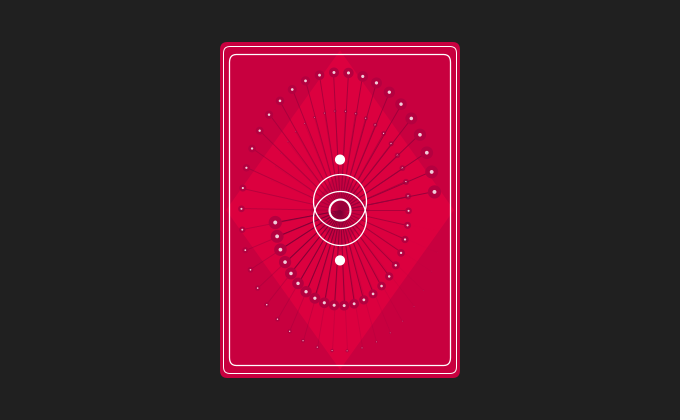
Frame 1 (no input)
Frame 60 (the mouse pressed at the canvas centre just before this capture): identical to frame 1, image omitted
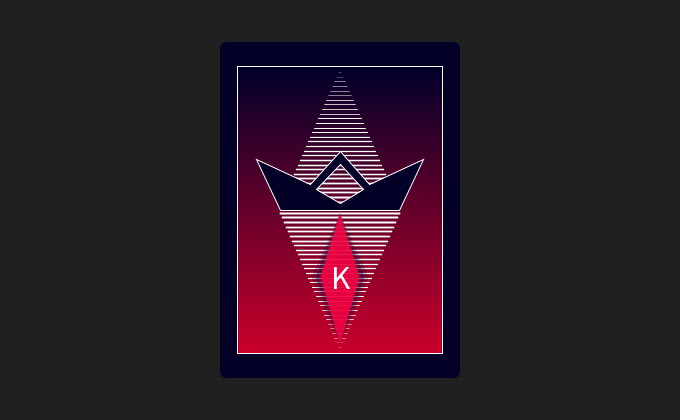
Frame 120 (the mouse held since frame 60 and released just before this capture)

The Processing sketch that drew these frames (run headless with seeded random() and noise(); from frame 60 on, the mouse is pressed at the canvas centre):

// Processing sketch: assignment_04_CardDeck
// ── assignment_04_CardDeck.pde
// If true, the value of an ace card is 11; if false,
// then the value is 1.
public final static boolean ACES_HIGH = true;

// If you want to work on the front and back of just
// one card, and to ensure that it simulates default
// proportions (2.5" x 3.5"), then comment out all of
// the Deck d lines and comment in all of the Card c
// lines.

Card c;
Deck d;

void setup() {
  //fullScreen();
  size(680, 420);
  background(64);

  // There are multiple constructors to help you build
  // the card you want.
  //c = new Card(); // Picks a random card every time.
  //c = new Card(210, 210, 50, 50); // Allows you to set custom x, y, w, h of the card.
  //c = new Card(Suit.Diamonds, Rank.King, 210, 100, 75, 150); // Specify which card you want to show up.
  c = new Card(Suit.Diamonds, Rank.King);
  
  //d = new Deck();
}

void draw() {
  background(32);

  c.draw();
  //d.draw();
}

void mousePressed() {
  c.mousePressed();
  //d.mousePressed();
}
// ── Card.pde
class Card implements Comparable<Card> {
  public String name;
  public Suit suit;
  public Rank rank;
  public Face facing;
  public float cornerRounding = 7.5, screenScale = 0.8;
  public PVector pos, scale;

  // CONSTRUCTORS
  // Multiple constructors are here to give you options when
  // creating a new card. 

  Card() {
    Rank[] ranks = Rank.values();
    Suit[] suits = Suit.values();
    this.suit = suits[int(random(suits.length))];
    this.rank = ranks[int(random(ranks.length))];
    this.facing = Face.Back;
    this.name = this.rank + " of " + this.suit;
    float shortEdge = min(width, height);
    this.pos = new PVector(width * 0.5, height * 0.5);
    // The traditional dimensions of a playing card are 2.5" x 3.5",
    // which is an aspect ratio of 1 : 1.4 or 0.7143 : 1.
    this.scale = new PVector(shortEdge * 0.714 * screenScale, shortEdge * screenScale);
  }

  Card(float x, float y, float w, float h) {
    Rank[] ranks = Rank.values();
    Suit[] suits = Suit.values();
    this.suit = suits[int(random(suits.length))];
    this.rank = ranks[int(random(ranks.length))];
    this.facing = Face.Back;
    this.name = this.rank + " of " + this.suit;
    this.pos = new PVector(x, y);
    this.scale = new PVector(w, h);
  }

  Card(Suit suit, Rank rank) {
    this.suit = suit;
    this.rank = rank;
    this.facing = Face.Back;
    this.name = this.rank + " of " + this.suit;
    this.pos = new PVector(width * 0.5, height * 0.5);
    float shortEdge = min(width, height);
    this.scale = new PVector(shortEdge * 0.714 * screenScale, shortEdge * screenScale);
  }

  Card(Suit suit, Rank rank, float x, float y, float w, float h) {
    this.suit = suit;
    this.rank = rank;
    this.facing = Face.Back;
    this.name = this.rank + " of " + this.suit;
    this.pos = new PVector(width * 0.5, height * 0.5);
    this.pos = new PVector(x, y);
    this.scale = new PVector(w, h);
  }

  // OVERRIDES

  public String toString() {
    return this.name;
  }

  // INSTANCE METHODS

  public int compareTo(Card card) {
    // First sort by suit.
    int suitComparison = this.suit.value.compareTo(card.suit.value);
    // If this card and the comparisand card are of the same suit, the function
    // compareTo() will return 0. If it returns 0, then compare the cards based
    // on rank. The function compareTo is available to the object
    // version of Integer, but not to the primitive variable int.
    if (suitComparison == 0) {
      return this.rank.value.compareTo(card.rank.value);
    } else {
      return suitComparison;
    }
  }

  public Integer compareValue(Card card) {
    return this.rank.value.compareTo(card.rank.value);
  }

  public void printComparison(Card card) {
    int i = this.compareValue(card);
    if (i <= -1) {
      println(this + " is lesser in value than " + card);
    } else if (i >= 1) {
      println(this + " is greater in value than " + card);
    } else {
      println(this + " is equal in value to " + card);
    }
  }

  public Boolean sameSuit(Card card) {
    return this.suit == card.suit;
  }

  public Boolean sameRank(Card card) {
    return this.rank == card.rank;
  }

  public Boolean sameColor(Card card) {
    return this.suit.value == card.suit.value;
  }

  public Boolean bounds() {
    return mouseX > this.pos.x - this.scale.x * 0.5 && mouseX < this.pos.x + this.scale.x * 0.5
      && mouseY > this.pos.y - this.scale.y * 0.5 && mouseY < this.pos.y + this.scale.y * 0.5;
  }

  public Boolean bounds(float x, float y) {
    return x > this.pos.x - this.scale.x * 0.5 && x < this.pos.x + this.scale.x * 0.5
      && y > this.pos.y - this.scale.y * 0.5 && y < this.pos.y + this.scale.y * 0.5;
  }

  // The ternary operator can be used to condense if-else conditions.
  // The syntax asks in effect, Is condition true? Do true case : do else case.
  // See http://alvinalexander.com/java/edu/pj/pj010018 .
  public void flip() {
    this.facing =
      this.facing == Face.Back
      ? Face.Front
      : Face.Back;
  }

  public void moveTo(PVector dest, float speed) {
    this.pos.lerp(dest, speed);
  }

  public void draw() {
    pushMatrix();
    pushStyle();
    translate(this.pos.x, this.pos.y);
    rectMode(CENTER);
    ellipseMode(RADIUS);
    if (this.facing == Face.Back) {
      drawBack();
    } else {
      drawFront();
    }
    popStyle();
    popMatrix();
  }

  public void mousePressed() {
    if (this.bounds()) {
      this.flip();
    }
  }

  private void drawBack() {
    noStroke();

    if (bounds(mouseX, mouseY)) {
      fill(235, 0, map(this.pos.x, 0, width, 0, 127));
      rect(0, 0, this.scale.x, this.scale.y, this.cornerRounding);
    } else {
      fill(200, 0, map(this.pos.y, 0, height, 0, 127));
    }
    rect(0, 0, this.scale.x, this.scale.y, this.cornerRounding);
    fill(220, 0, map(this.pos.y, 0, height, 0, 127));
    beginShape();
    vertex(-this.scale.x * 0.475, 0);
    vertex(0, -this.scale.y * 0.475);
    vertex(this.scale.x * 0.475, 0);
    vertex(0, this.scale.y * 0.475);
    beginContour();
    vertex(0, this.scale.y * 0.125);
    vertex(this.scale.x * 0.125, 0);
    vertex(0, -this.scale.y * 0.125);
    vertex(-this.scale.x * 0.125, 0);
    endContour();
    endShape(CLOSE);
    float incr = map(mouseX, 0, width, 0.15, 0.25);
    for (float theta = map(mouseY, 0, height, 0, QUARTER_PI); theta < TWO_PI; theta += incr) {
      float radius = this.scale.x * 0.0045 * theta;
      float cos1 = map(cos(theta), -1, 1, (-this.scale.x * 0.425) + radius, (this.scale.x * 0.425) - radius);
      float sin1 = map(sin(theta), -1, 1, (-this.scale.y * 0.425) + radius, (this.scale.y * 0.425) - radius); 
      float cos2 = map(cos(theta + PI), -1, 1, (-this.scale.x * 0.3) + radius, (this.scale.x * 0.3) - radius);
      float sin2 = map(sin(theta + PI), -1, 1, (-this.scale.y * 0.3) + radius, (this.scale.y * 0.3) - radius);
      strokeWeight(1);
      stroke(150, 0, map(this.pos.y, 0, height, 0, 117), map(theta, 0, TWO_PI, 0, 255));
      line(0, 0, cos1, 
        sin1);
      stroke(125, 0, map(this.pos.y, 0, height, 0, 107), map(theta, 0, TWO_PI, 0, 255));
      line(0, 0, cos2, sin2);
      noStroke();
      fill(180, 0, map(this.pos.y, 0, height, 0, 127));
      ellipse(cos1, sin1, radius, radius);
      ellipse(cos2, sin2, radius, radius);
      fill(255, 204);
      ellipse(cos1, sin1, radius * 0.3, radius * 0.3);
      ellipse(cos2, sin2, radius * 0.3, radius * 0.3);
    }

    noFill();
    strokeWeight(1);
    stroke(255);
    rect(0, 0, this.scale.x * 0.975, this.scale.y * 0.975, this.cornerRounding);
    strokeWeight(map(height, 128, displayHeight, 1, 2));
    rect(0, 0, this.scale.x * 0.925, this.scale.y * 0.925, this.cornerRounding);
    ellipse(0, -this.scale.y * 0.025, this.scale.x * 0.1125, this.scale.x * 0.1125);
    ellipse(0, this.scale.y * 0.025, this.scale.x * 0.1125, this.scale.x * 0.1125);
    if (frameCount % int(random(80, 120)) != 0) {
      strokeWeight(map(height, 128, displayHeight, 1, 5));
      ellipse(0, 0, this.scale.x * 0.045, this.scale.x * 0.045);
    }

    noStroke();
    fill(255);
    ellipse(0, -this.scale.y * 0.15, this.scale.x * 0.02125, this.scale.x * 0.02125);
    ellipse(0, this.scale.y * 0.15, this.scale.x * 0.02125, this.scale.x * 0.02125);
  }

  color hoverFront = color(12, 0, 48); 
  color notHoverFront = color(0, 0, 0);
  color currentFront = color(0, 0, 0);

  private void drawFront() {
    noStroke();

    if (this.rank == Rank.King && this.suit == Suit.Diamonds) {
      if (bounds(mouseX, mouseY)) {
        currentFront = lerpColor(currentFront, hoverFront, 0.05);
      } else {
        currentFront = lerpColor(currentFront, notHoverFront, 0.05);
      }
      fill(currentFront);
      rect(0, 0, this.scale.x, this.scale.y, this.cornerRounding);

      // gradient
      for (float i = -this.scale.y * 0.4285; i <= this.scale.y * 0.4285; ++i) {
        stroke(map(i, -this.scale.y * 0.4285, this.scale.y * 0.4285, 0, 204), 
          0, 42);
        line(-this.scale.x * 0.4285, i, this.scale.x * 0.4285, i);
      }
      noFill();
      stroke(255);
      strokeWeight(1);
      rect(0, 0, this.scale.x * .857, this.scale.y * .857);

      // diamond upper
      for (int i = 0; i < 30; ++i) {
        strokeWeight(map(i, 0, 30, 2, 0.25));
        line(map(i, 0, 30, -this.scale.x * 0.25, 0), 
          map(i, 0, 30, -this.scale.y * 0.01, -this.scale.y * 0.4225), 
          map(i, 0, 30, this.scale.x * 0.25, 0), 
          map(i, 0, 30, -this.scale.y * 0.01, -this.scale.y * 0.4225));
      }

      // crown
      strokeWeight(1);
      fill(currentFront);
      beginShape();

      vertex(-this.scale.x * 0.25, 0);
      vertex(this.scale.x * 0.25, 0);
      vertex(this.scale.x * 0.35, -this.scale.y * 0.15);
      vertex(this.scale.x * 0.125, -this.scale.y * 0.075);
      vertex(0, -this.scale.y * 0.175);
      vertex(-this.scale.x * 0.125, -this.scale.y * 0.075);
      vertex(-this.scale.x * 0.35, -this.scale.y * 0.15);
      beginContour();
      vertex(0, -this.scale.y * 0.135);
      vertex(this.scale.x * 0.10, -this.scale.y *0.06);
      vertex(0, -this.scale.y * 0.02);
      vertex(-this.scale.x * 0.10, -this.scale.y *0.06);
      endContour();
      endShape(CLOSE);

      // diamond lower
      for (int i = 0; i < 30; ++i) {
        strokeWeight(map(i, 0, 30, 2, 0.25));
        line(map(i, 0, 30, -this.scale.x * 0.25, 0), 
          map(i, 0, 30, this.scale.y * 0.01, this.scale.y * 0.4225), 
          map(i, 0, 30, this.scale.x * 0.25, 0), 
          map(i, 0, 30, this.scale.y * 0.01, this.scale.y * 0.4225));
      }

      noStroke();
      fill(24, 0, 42, 54);
      quad(0, this.scale.y * 0.01, 
        this.scale.x * 0.12, this.scale.y * 0.2, 
        0, this.scale.y * 0.4, 
        -this.scale.x * 0.12, this.scale.y * 0.2
        );
      fill(42, 0, 64, 102);
      quad(0, this.scale.y * 0.01, 
        this.scale.x * 0.102, this.scale.y * 0.2, 
        0, this.scale.y * 0.4, 
        -this.scale.x * 0.102, this.scale.y * 0.2
        );
              fill(255, 0, 64, 215);
      quad(0, this.scale.y * 0.01, 
        this.scale.x * 0.082, this.scale.y * 0.2, 
        0, this.scale.y * 0.4, 
        -this.scale.x * 0.082, this.scale.y * 0.2
        );
        textAlign(CENTER, CENTER);
        fill(255);
        textSize(this.scale.y * 0.1);
        text("K", 0, this.scale.y * 0.2);
    } else {
      if (bounds(mouseX, mouseY)) {
        fill(0, map(mouseX, 0, width, 0, 127), 255);
      } else {
        fill(0, map(mouseY, 0, height, 0, 54), 240);
      }
      rect(0, 0, this.scale.x, this.scale.y, this.cornerRounding);
      drawLabel();
    }
  }

  private void drawLabel() {
    textAlign(CENTER, CENTER);
    textSize(14);
    fill(255);
    text(this.rank.toString() + "\r\nof\r\n" + this.suit, 0, 0);
  }
}
// ── Color.pde
public enum Color {
  Red, 
    Black;
}
// ── Deck.pde
import java.util.*;

class Deck {
  private Stack<Card> cards;
  Rank[] ranks = Rank.values();
  Suit[] suits = Suit.values();
  int r, s, count, margin = 10;
  PVector[] places;
  float shuffleSpeed = 0.075;

  // CONSTRUCTORS

  Deck() {
    this.cards = new Stack<Card>();

    ranks = Rank.values();
    suits = Suit.values();
    r = ranks.length; // 13
    s = suits.length; // 04
    count = r * s;    // 52
    places = new PVector[count];

    for (int i = 0; i < count; ++i) {
      // Since suits change at an interval of 4 and ranks
      // at an interval of 13 we can use modulos.
      this.cards.add(new Card(suits[i % s], 
        ranks[i % r], 
        random(width * 0.25, width * 0.75), 
        random(height * 0.25, height * 0.75), 
        width / float(r) - margin, 
        height / float(s) - margin));
      places[i] = new PVector(((i % r) * width / float(r)) + width / float(r) / 2.0, 
        ((i % s) * height / float(s)) + height / float(s) / 2.0);
    }
  }

  // OVERRIDES

  public String toString() {
    return this.cards.toString();
  }

  public void shuffle() {
    Collections.shuffle(this.cards);
    for (int i = 0; i < count; ++i) {
      places[i] = new PVector(((i % r) * width / float(r)) + width / float(r) / 2.0, 
        ((i % s) * height / float(s)) + height / float(s) / 2.0);
    }
  }

  public void sort() {
    Collections.sort(this.cards);
  }

  public Card get(int i) {
    if (i >= 0 && i < this.cards.size()) {
      return this.cards.get(i);
    }
    return null;
  }

  public Card deal() {
    if (this.cards.size() > 0) {
      return this.cards.pop();
    }
    return null;
  }

  public void draw() {
    for (int i = 0; i < count; ++i) {
      Card c = this.cards.get(i);
      c.moveTo(places[i], this.shuffleSpeed);
      c.draw();
    }
  }

  public void mousePressed() {
    if (mouseButton == LEFT) {
      Card c = this.bounds();
      if (c != null && c.bounds()) { 
        c.flip();
      }
    } else if (mouseButton == RIGHT) {
      this.shuffle();
    }
  }

  public Card bounds() {
    for (int i = 0; i < count; ++i) {
      if (this.cards.get(i).bounds()) {
        return this.cards.get(i);
      }
    }
    return null;
  }
}
// ── Face.pde
// See https://docs.oracle.com/javase/tutorial/java/javaOO/enum.html

enum Face {
  Front, 
    Back;
}
// ── Rank.pde
// See https://docs.oracle.com/javase/tutorial/java/javaOO/enum.html

public enum Rank {
  // The ternary operator can be used to condense if-else conditions.
  // The syntax asks in effect is condition true? Do true case : do else case.
  // See http://alvinalexander.com/java/edu/pj/pj010018 .
  Ace(ACES_HIGH ? 11 : 1, false), 
    Two(2, false), 
    Three(3, false), 
    Four(4, false), 
    Five(5, false), 
    Six(6, false), 
    Seven(7, false), 
    Eight(8, false), 
    Nine(9, false), 
    Ten(10, false), 
    Jack(10, true), 
    Queen(10, true), 
    King(10, true);

  Integer value;
  boolean isFace;

  private Rank(Integer v, boolean face) {
    this.value = v;
    this.isFace = face;
  }
}
// ── Suit.pde
// See https://docs.oracle.com/javase/tutorial/java/javaOO/enum.html

public enum Suit {
  Clubs(Color.Black), 
    Spades(Color.Black), 
    Diamonds(Color.Red), 
    Hearts(Color.Red);

  Color value;

  private Suit(Color v) {
    this.value = v;
  }
}
